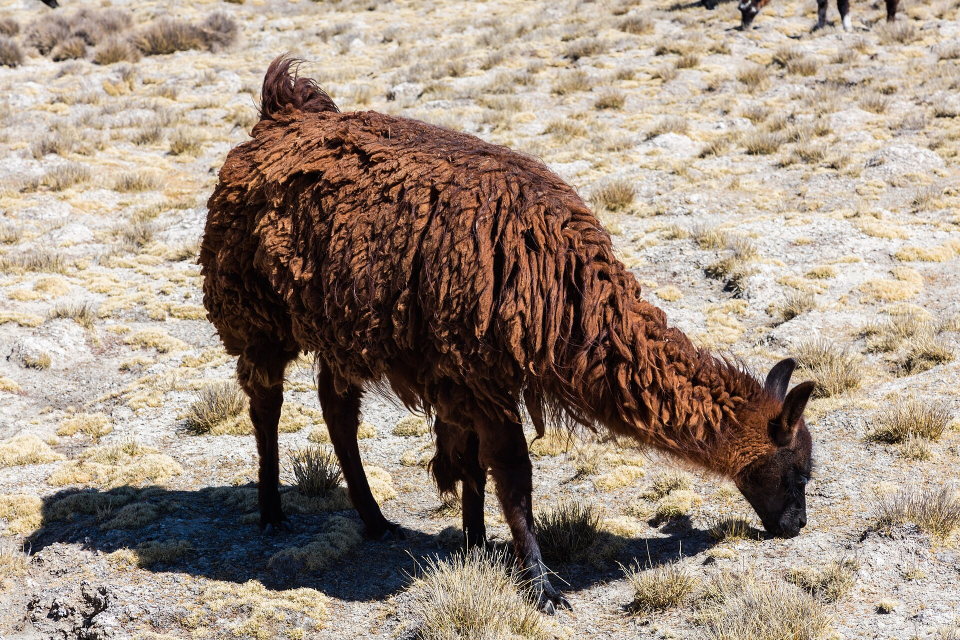
#> input picture apps/web/src/assets/img/altiplano-ganado.jpg, 1920 x 1280 px (shown at 1/2 size); its folder holds 4 pictures in this run
$ python optimizar-fotos.py
#> lines starting #> are read from the running program, lines starting #| are printed output that depends on the picture
"""Optimización de fotografías del proyecto (reproducible).
Convierte los JPG de apps/web/src/assets/img a WebP calidad 80 (máx. 1600 px),
lo que reduce el peso del archivo único sin tocar la procedencia ni el crédito.
Uso: python tools/optimizar-fotos.py
"""
from pathlib import Path
from PIL import Image

RAIZ = Path('apps/web/src/assets/img')
total_jpg = 0
total_webp = 0

for jpg in sorted(RAIZ.glob('*.jpg')):
    webp = jpg.with_suffix('.webp')
    total_jpg += jpg.stat().st_size
    with Image.open(jpg) as im:
#> im is the input picture: PIL image 1920x1280 RGB; mean R, G, B 158.3, 142.1, 128
        im = im.convert('RGB')
        if im.width > 1600:
            alto = round(im.height * 1600 / im.width)
#> alto = 1067
            im = im.resize((1600, alto), Image.LANCZOS)
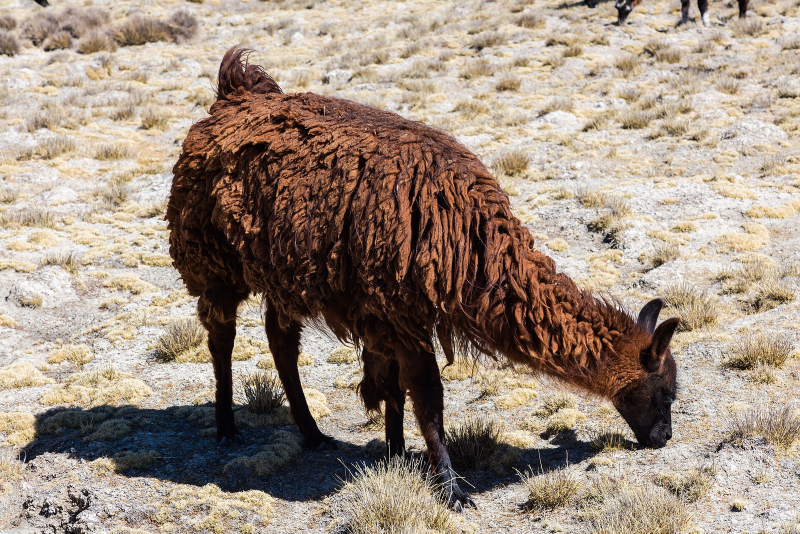
#> im: PIL image 1600x1067 RGB (shown at 1/2 size); mean R, G, B 158.3, 142.1, 128
        im.save(webp, 'WEBP', quality=80, method=6)
    total_webp += webp.stat().st_size
    print(f'{jpg.name} → {webp.name}  {jpg.stat().st_size/1024:.0f} KB → {webp.stat().st_size/1024:.0f} KB')
#> pass 2 of the loop `for jpg in sorted(RAIZ.glob('*.jpg')):`:
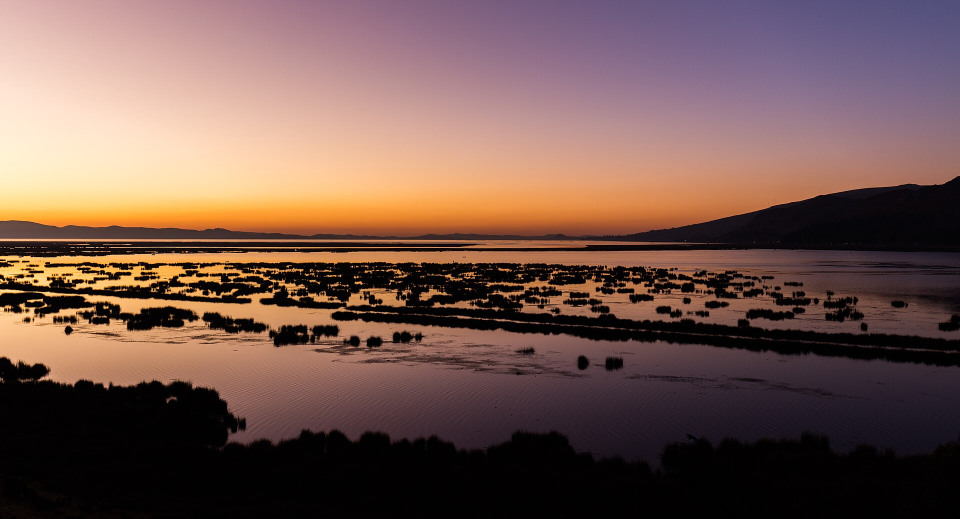
#> input picture apps/web/src/assets/img/hero-altiplano.jpg, 1920 x 1038 px (shown at 1/2 size)
#> im is the input picture: PIL image 1920x1038 RGB; mean R, G, B 115.4, 87.1, 79.5
#> `im = im.resize((1600, alto), Image.LANCZOS)`:
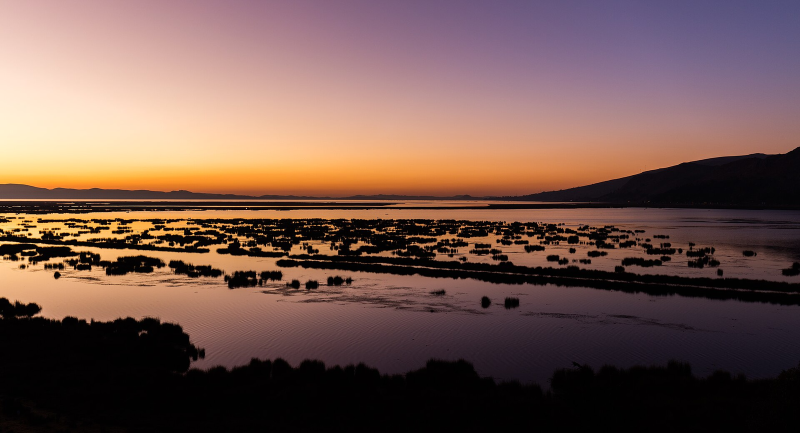
#> im: PIL image 1600x865 RGB (shown at 1/2 size); mean R, G, B 115.4, 87.2, 79.6

print(f'\nTOTAL: {total_jpg/1048576:.2f} MB → {total_webp/1048576:.2f} MB '
      f'(ahorro {100 - total_webp*100/total_jpg:.0f} %)')
